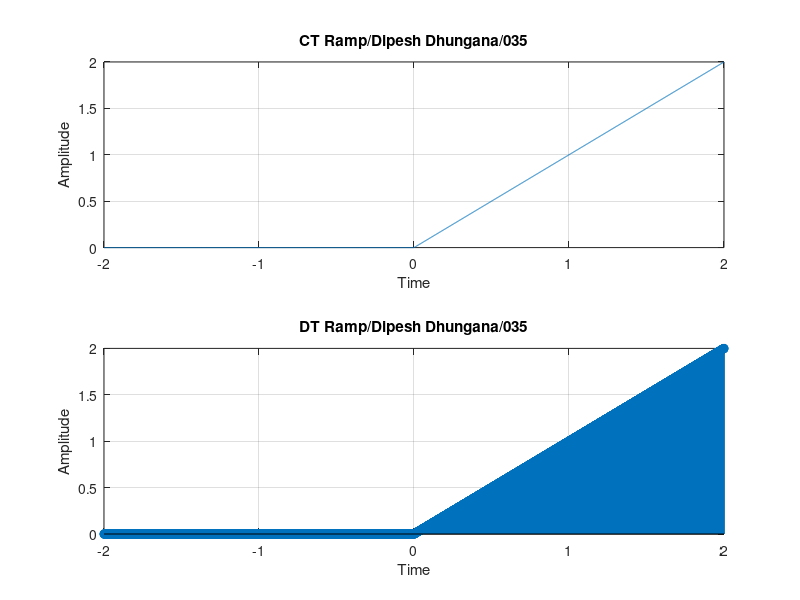

Here is the MATLAB script that generated this plot:
%Qn 3 RAMP Signal  %
clc;
close all;
clear all;
i=1;
for t=-2:0.001:2
    if(t>=0)
        x(i)=t;
    else
        x(i)=0;
    end;
    i=i+1;
end;
t=-2:0.001:2;
subplot(2,1,1);
plot(t,x);
xlabel('Time');
ylabel('Amplitude');
title('CT Ramp/Dipesh Dhungana/035');
grid on;
i=1;
for t=-2:0.001:2;
    if(t>=0)
        x(i)=t;
    else
        x(i)=0;
    end;
    i=i+1;
end;
t=-2:0.001:2;
subplot(2,1,2);
stem(t,x);
xlabel('Time');
ylabel('Amplitude');
title('DT Ramp/Dipesh Dhungana/035');
grid on;